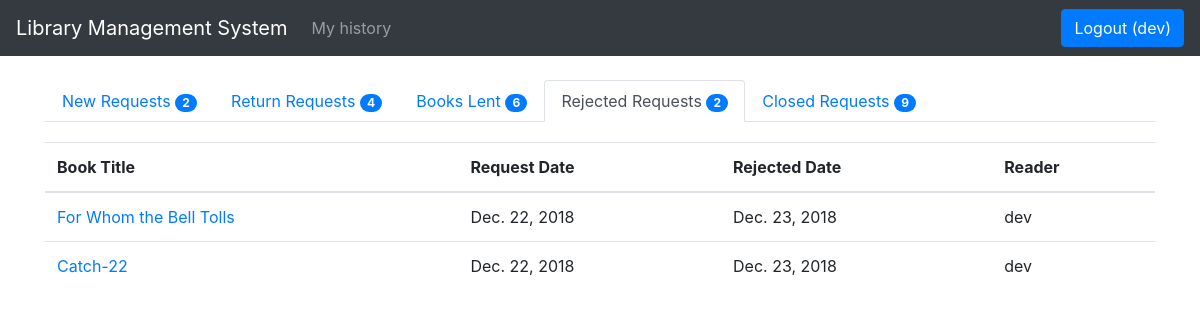
/library/books/manage_requests_rejected (signed in), run on the app's committed database.
### library/models.py (models this page shows, shortened)
class BookLendDetail(models.Model):
    book_status = (('p', 'pending'), ('l', 'lent'), ('r', 'returned'), ('c', 'closed'), ('n', 'rejected'))
    book = models.ForeignKey(Book, on_delete=models.SET_NULL, null=True)
    reader = models.ForeignKey(User, on_delete=models.SET_NULL, null=True, blank=True)
    request_date = models.DateField(null=True, blank=True)
    lent_date = models.DateField(null=True, blank=True)
    return_date = models.DateField(null=True, blank=True)
    close_date = models.DateField(null=True, blank=True)
    charge = models.IntegerField()
    status = models.CharField(max_length=1, choices = book_status, blank = True, default = 'p')

class Book(models.Model):
    numeric = RegexValidator(r'^[0-9]*$', 'Only  numeric characters are allowed.')
    book_status = (('a', 'available'), ('l', 'lent'))
    title = models.CharField(max_length=250)
    isbn = models.CharField('ISBN', max_length=13, help_text='13 Character ISBN number', validators=[numeric])
    description = models.TextField(max_length=500)
    price = models.IntegerField()
    total_quantity = models.IntegerField()
    quantity = models.IntegerField(default=1)
    status = models.CharField(max_length=1, choices = book_status, blank = True, default = 'a')
    author = models.ManyToManyField(Author)
    category = models.ManyToManyField(Category)
    def get_absolute_url(self):
        return reverse('book_detail', args=[str(self.id)])
    def display_category(self):
        return ', '.join(category.name for category in self.category.all()[:3])
    display_category.short_description = "Category"
    def display_author(self):
        return ', '.join(author.firstname for author in self.author.all()[:3])
    display_author.short_description = "Author"

### library/views.py (the view)
# urls.py: path('books/manage_requests_rejected', views.manage_requests_rejected, name='manage_requests_rejected'),
@login_required
def manage_requests_rejected(request):
    rejected_request_data = BookLendDetail.objects.filter(status = 'n').order_by("-close_date")
    context = manage_requests_count()
    paginator = Paginator(rejected_request_data, 10)
    page = request.GET.get('page')
    try:
        rejected_request_data = paginator.page(page)
    except PageNotAnInteger:
        rejected_request_data = paginator.page(1)
    except EmptyPage:
        rejected_request_data = paginator.page(paginator.num_pages)
    return render(request, 'manage_requests_rejected.html', {'rejected_request' : rejected_request_data, 'context': context})

### library/views.py (called while the page is built)
def manage_requests_count():
    p = BookLendDetail.objects.filter(status = 'p').order_by("-request_date")
    r = BookLendDetail.objects.filter(status = 'r').order_by("-return_date")
    l = BookLendDetail.objects.filter(status = 'l').order_by("-lent_date")
    c = BookLendDetail.objects.filter(status = 'c').order_by("-close_date")
    n = BookLendDetail.objects.filter(status = 'n').order_by("-close_date")
    context = {
        'p' : p.count,
        'r' : r.count,
        'l' : l.count,
        'c' : c.count,
        'n' : n.count
    }
    return context

### library/templates/manage_requests_rejected.html (shortened to what this page needs)
{% extends "base.html" %} {% block content %}
<ul class="nav nav-tabs">
  <li class="nav-item">
    <a class="nav-link" href="{% url 'manage_requests' %}">New Requests <span id="lcount" class="badge badge-primary badge-pill">{{ context.p  }}</span></a>
  </li>
  <li class="nav-item">
    <a class="nav-link" href="{% url 'manage_requests_return' %}">Return Requests <span id="rcount" class="badge badge-primary badge-pill">{{ context.r }}</span></a>
  </li>
  <li class="nav-item">
    <a class="nav-link" href="{% url 'manage_requests_lent' %}">Books Lent <span id="" class="badge badge-primary badge-pill">{{ context.l }}</span></a>
  </li>
  <li class="nav-item">
    <a class="nav-link active" href="{% url 'manage_requests_rejected' %}">Rejected Requests <span id="" class="badge badge-primary badge-pill">{{ context.n }}</span></a>
  </li>
  <li class="nav-item">
      <a class="nav-link" href="{% url 'manage_requests_close' %}">Closed Requests <span id="" class="badge badge-primary badge-pill">{{ context.c }}</span></a>
  </li>
</ul>
<table class="table req-table">
  <thead>
    {% if context.n > 0 %}
    <tr class="t_body2">
      <th scope="col">Book Title</th>
      <th scope="col">Request Date</th>
      <th scope="col">Rejected Date</th>
      <th scope="col">Reader</th>
    </tr>
    {% endif %}
  </thead>
  <tbody class="t_body2">
    {% for req in rejected_request %}
    <tr id="{{ req.id }}">
      <td>
        <a href="{{ req.book.get_absolute_url  }}">{{ req.book.title }}</a>
      </td>
      <td>{{ req.request_date }}</td>
      <td>{{ req.close_date }}</td>
      <td>{{ req.reader.username }}</td>
    </tr>
    {% endfor %}
  </tbody>
</table>
{% endblock %}

### library/templates/base.html (shortened to what this page needs)
<!DOCTYPE html> {% load staticfiles %}
<html lang="en">
<head>
  <link rel="stylesheet" href="https://stackpath.bootstrapcdn.com/bootstrap/4.1.3/css/bootstrap.min.css"
>
  <link rel="stylesheet" href="{% static 'css/styles.css' %}">
</head>
<body>
  <header>
    {% block header %}
    <nav class="navbar navbar-expand-lg navbar-dark bg-dark fixed-top">
      <a class="navbar-brand" href="{% url 'index' %}">Library Management System</a>
      <div class="collapse navbar-collapse" id="navbarsExampleDefault">
        <ul class="navbar-nav mr-auto">
          {% if user.is_authenticated %} {% if user.groups.all.0.name == 'Readers' %}
          <li class="nav-item">
            <a class="nav-link" href="{% url 'request_history' %}">My history</a>
          </li>
          {% endif %} {% endif %}
        </ul>
        <form class="form-inline my-2 my-lg-0">
          {% if user.is_authenticated %}
          <a class="btn btn-primary" href="{% url 'logout' %}">Logout ({{ user.get_username }})</a>
          {% else %}
          <a class="btn btn-primary" href="{% url 'login' %}">Login</a>
          {% endif %}
        </form>
      </div>
    </nav>
    {% endblock %}
  </header>
  <main role="main" class="container">
    {% block content %} {% endblock %}
  </main>
</body>
</html>

### library/static/css/styles.css (style rules this page uses)
html { position: relative; min-height: 100%; }
body>.container { padding: 80px 15px 0; }
.req-table { margin-top: 20px; }

### data on the page
BookLendDetail: book "For Whom the Bell Tolls", request_date "Dec. 22, 2018", close_date "Dec. 23, 2018", reader.username "dev"
BookLendDetail: book "Catch-22", request_date "Dec. 22, 2018", close_date "Dec. 23, 2018", reader.username "dev"

### other printed values
{{ user.get_username }} "dev"
{{ context.p }} "2"
{{ context.r }} "4"
{{ context.l }} "6"
{{ context.n }} "2"
{{ context.c }} "9"
